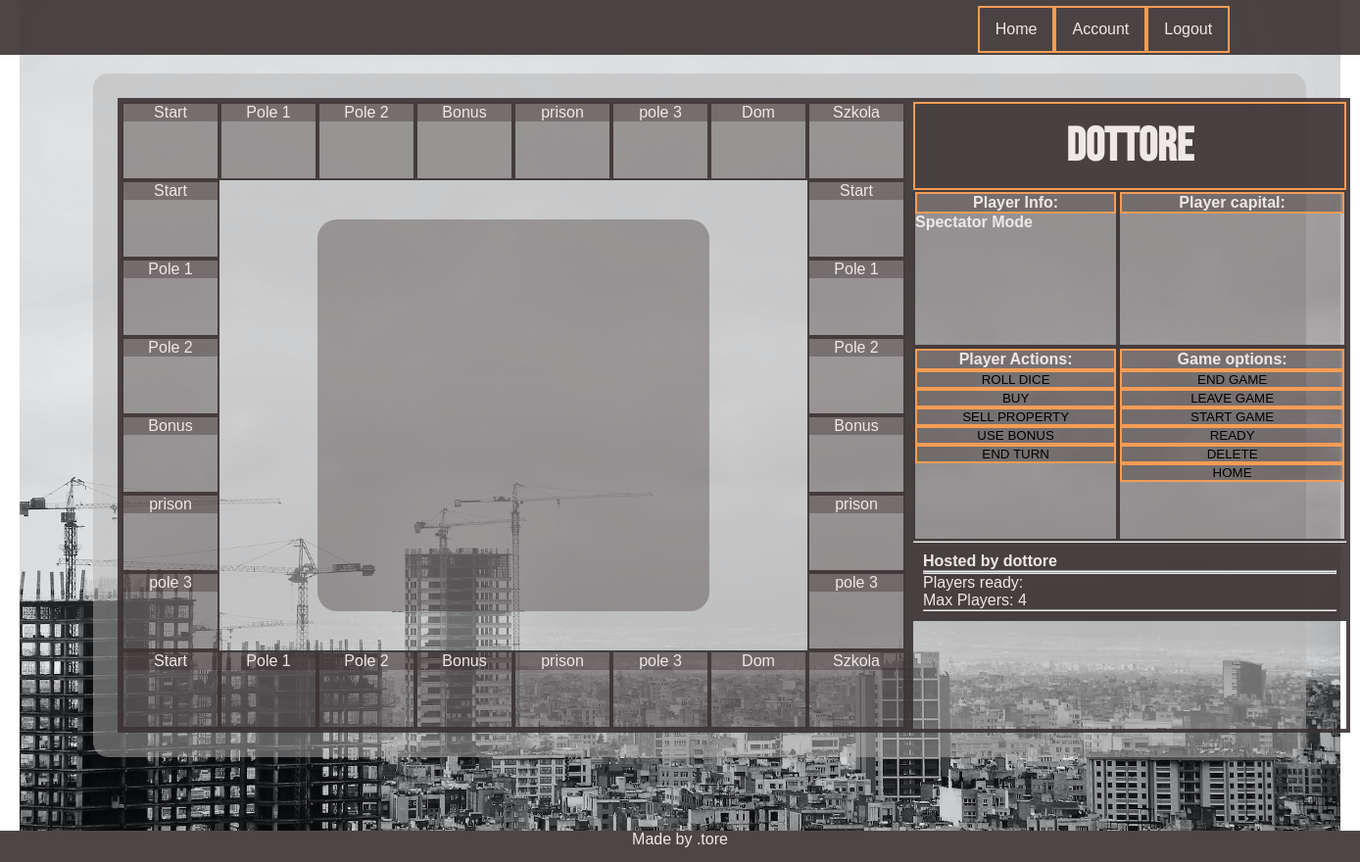
The page /game/13/ (signed in) on the database as committed earlier.
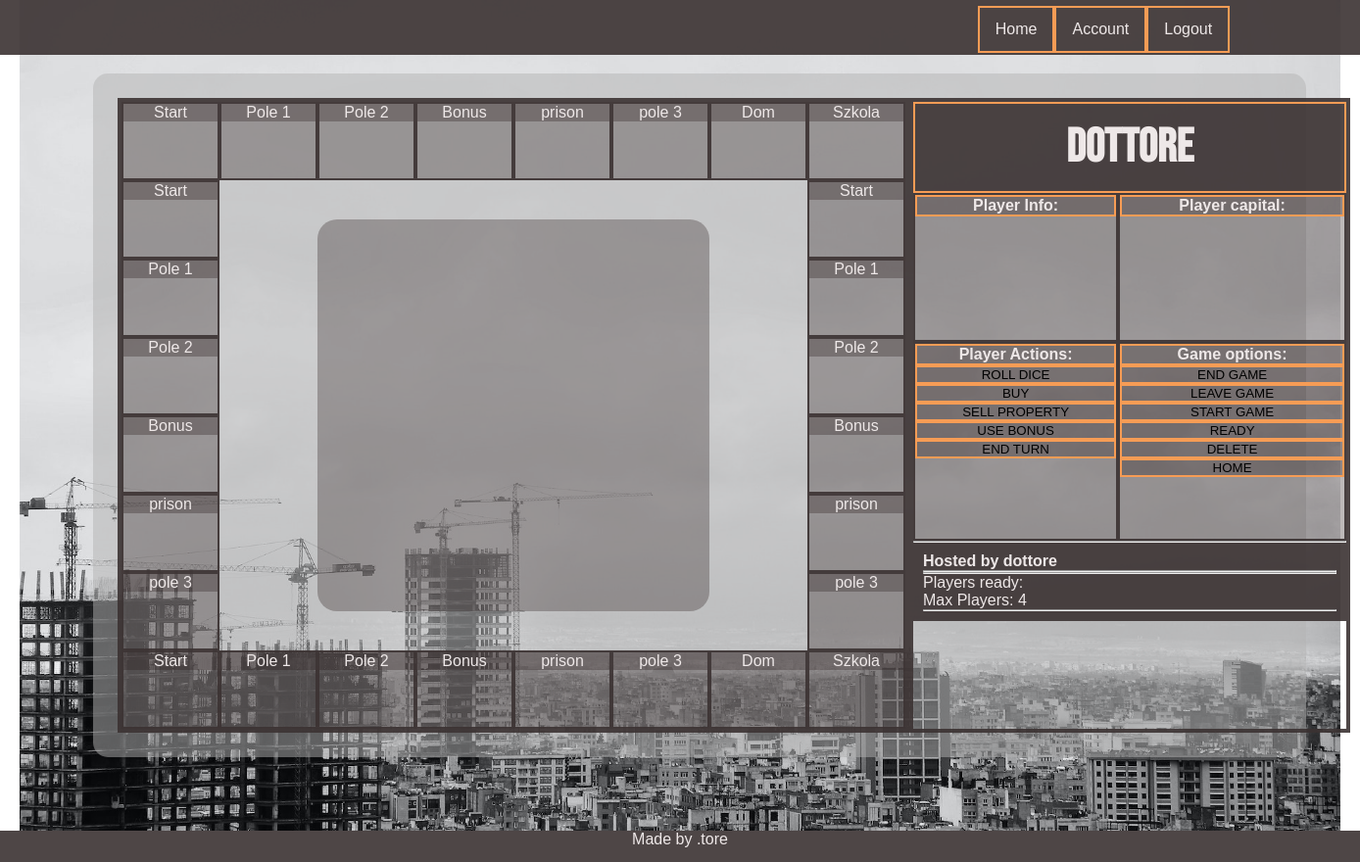
The same page on the database as committed later.
### game/views.py (the view)
# urls.py: path('<int:id>/', detail, name = 'detail'),
@login_required
def detail(request, id):
    game = Game.objects.get(pk=id)
    player = Player.objects.get(parent=request.user.username)
    boardSize = 8
    r1 = Field.objects.all()[:boardSize]
    r2 = Field.objects.filter()[:(boardSize-2)]
    r3 = Field.objects.filter()[:boardSize]
    r4 = Field.objects.filter()[:boardSize-2]
    args = {'game': game, 'players_ready': game.players_ready, 'players_playing':game.players_playing, 'player':player,
            'player_in_game':player in game.players_playing, 'r1':r1, 'r2':r2, 'r3':r3, 'r4':r4}
    return render(request, 'game/detail.html', args)

### game/models.py (called while the page is built)
    @property
    def players_ready(self):
        return list(self.who_is_ready.all())

    @property
    def players_playing(self):
        return list(self.who_is_playing.all())

### player/models.py (called while the page is built)
    def __str__(self):
        return self.nick

### templates/game/detail.html (shortened to what the changed rows need)
{% extends 'base.html' %}
{% load static %}
{% block css %}
<link rel="stylesheet" href="{% static 'css/detail.css' %}">
{% endblock %}
{% block content %}
    <section class = "game_section game_section_sidebar">
        <div class="game_section_sidebar_top">
            <article class="sidebar_top__sidebar_header">
                <h2 class="playerName_header">{{player}}</h2>
            </article>
            <article class="sidebar_top__player_info __sidebar_item">
                <div class= '__sidebar_item_action'><h4>Player Info:</h4></div>
                    {% if  game.is_played %}
                    <h4>Spectator Mode</h4>
                    {% endif %}
            </article>
        </div>
    </section>
</div>
{% endblock %}

Rows that differ between the two databases and show on the page:
changed Game "dottore": is_played True → False (drawn)
Other text that changed with them:
text no longer shown: "Spectator Mode"
